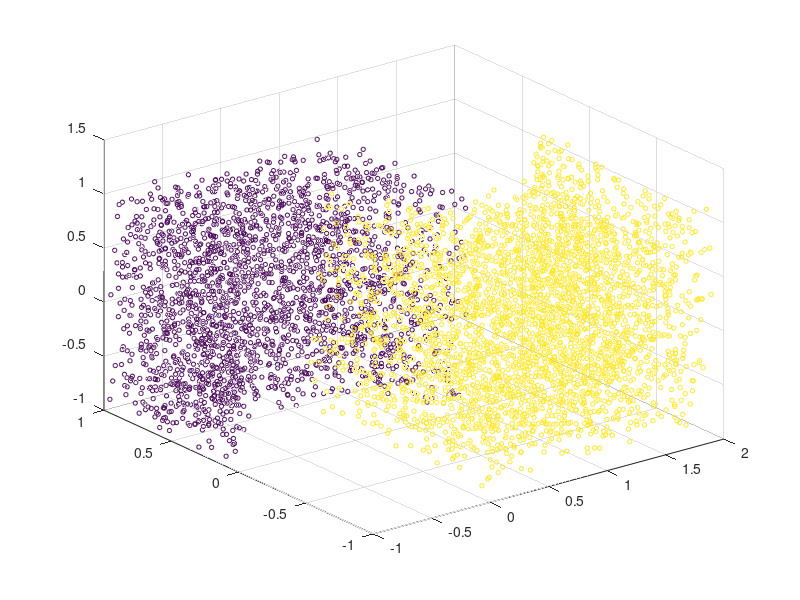

Write MATLAB code to recreate this figure.
% Generating the Moon-like Sets ('SQmoons' files)
% Author: Marilyn Y. Vazquez

N = 8900;
n = 6000;
d = 60;
a = 1;
b = 5/64;

top_square = 2*a*rand(N,d)-a;
bottom_square = [2*a*rand(N,1) 2*a*rand(N,d-1)-a*(1-b)];

top = top_square(top_square(:,2)>(-1/(2*a))*top_square(:,1).^2+(a/2),:);
bottom = bottom_square(bottom_square(:,2)<(1/(2*a))*(bottom_square(:,1)-a).^2-(a*b),:);

data = [top;bottom];
lbls = [zeros(size(top,1),1);ones(size(bottom,1),1)];

if size(top,1)+size(bottom,1)>=n
    p = randperm(size(top,1)+size(bottom,1));
    p = p(1:n);
    data = data(p,:);
    lbls = lbls(p,:);
    figure, scatter3(data(:,1),data(:,2),data(:,3),10,lbls)
    save SQmoons-dim60-6000.txt data -ascii
    save SQmoonsLbls-dim60-6000.txt lbls -ascii
end